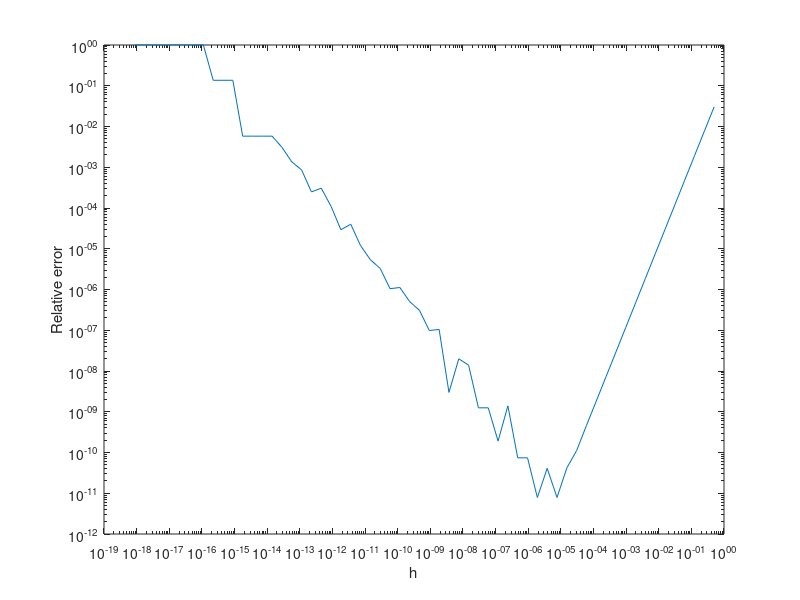

The MATLAB script that drew this image:
clear

% f = @(x) exp(x);
% fp = @(x) exp(x);

f =@(x) besselj(0,x);
fp = @(x) -besselj(1,x);

x0 = 1;

k = 1:60;
h = 2.^-k;
Dn = (f(x0+h)-f(x0-h));
D = Dn./h/2;
figure
loglog(h,abs((D-fp(x0))/fp(x0)))
xlabel('h')
ylabel('Relative error')